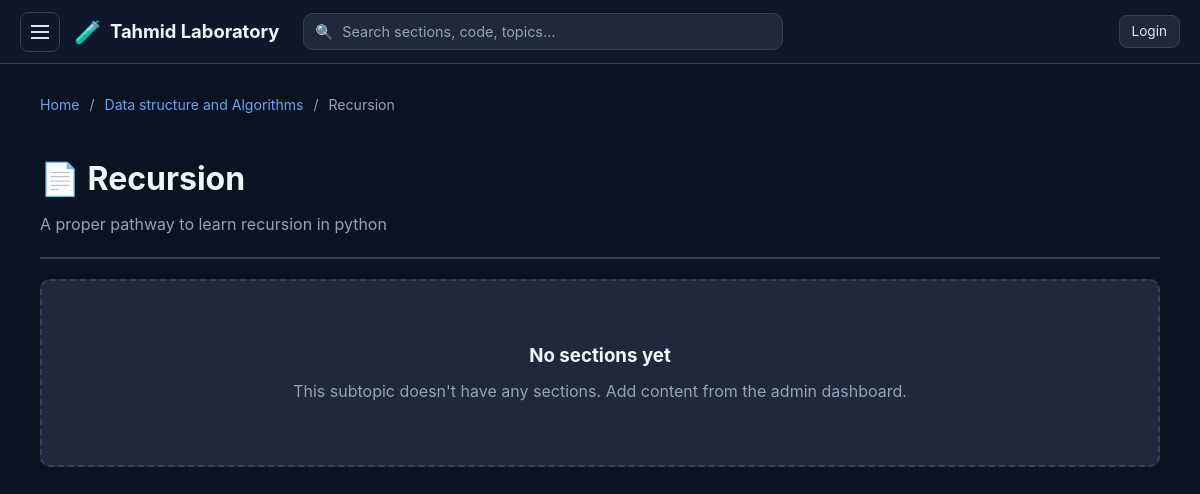
The page /topic/data-structure-and-algorithms/recursion/ on the database its author committed.
### lab/models.py (models this page shows, shortened)
class Topic(models.Model):
    name = models.CharField(max_length=200, unique=True)
    slug = models.SlugField(max_length=200, unique=True, blank=True)
    description = models.TextField(
        blank=True, help_text="Short intro shown on homepage"
    )
    icon = models.CharField(max_length=50, default="📘", help_text="An emoji or icon")
    order = models.IntegerField(default=0, help_text="Lower = appears first")
    created_at = models.DateTimeField(auto_now_add=True)
    updated_at = models.DateTimeField(auto_now=True)
    class Meta:
        ordering = ["order", "name"]
    def get_absolute_url(self):
        return reverse("lab:topic_detail", kwargs={"slug": self.slug})

class SubTopic(models.Model):
    topic = models.ForeignKey(Topic, on_delete=models.CASCADE, related_name="subtopics")
    name = models.CharField(max_length=200)
    slug = models.SlugField(max_length=200, blank=True)
    description = models.TextField(
        blank=True, help_text="Short intro for this subtopic page"
    )
    order = models.IntegerField(default=0, help_text="Lower = appears first")
    created_at = models.DateTimeField(auto_now_add=True)
    updated_at = models.DateTimeField(auto_now=True)
    class Meta:
        ordering = ["order", "name"]
        unique_together = ("topic", "slug")
    def get_absolute_url(self):
        return reverse(
            "lab:subtopic_detail",
            kwargs={
                "topic_slug": self.topic.slug,
                "subtopic_slug": self.slug,
            },
        )

### lab/views.py (the view)
def subtopic_detail(request, topic_slug, subtopic_slug):
    topic = get_object_or_404(Topic, slug=topic_slug)
    subtopic = get_object_or_404(SubTopic, topic=topic, slug=subtopic_slug)
    sections = subtopic.sections.all()
    return render(
        request,
        "lab/subtopic_detail.html",
        {
            "topics": _sidebar_topics(),
            "topic": topic,
            "subtopic": subtopic,
            "sections": sections,
        },
    )

### lab/views.py (called while the page is built)
def _sidebar_topics():
    return (
        Topic.objects.prefetch_related("subtopics")
        .annotate(subtopic_count=Count("subtopics", distinct=True))
        .all()
    )

### lab/templates/lab/subtopic_detail.html (shortened to what this page needs)
{% extends 'lab/base.html' %}
{% block content %}
<div class="breadcrumb">
    <a href="{% url 'lab:home' %}">Home</a>
    <span>/</span>
    <a href="{{ topic.get_absolute_url }}">{{ topic.name }}</a>
    <span>/</span>
    {{ subtopic.name }}
</div>
<div class="topic-header">
    <div>
        <h1>📄 {{ subtopic.name }}</h1>
        {% if subtopic.description %}<p class="topic-desc">{{ subtopic.description }}</p>{% endif %}
    </div>
</div>
{% for section in sections %}
<article class="section-card" id="section-{{ section.id }}">
    <div class="section-head">
        <h2>{{ section.title }}</h2>
        {% if user.is_authenticated %}
        <div class="section-actions">
            <a href="{% url 'lab:section_edit' section.pk %}" class="btn btn-sm">Edit</a>
            <a href="{% url 'lab:section_delete' section.pk %}" class="btn btn-sm btn-danger">Delete</a>
        </div>
        {% endif %}
    </div>
    {% if section.description %}
    <p class="section-desc">{{ section.description|linebreaks }}</p>
    {% endif %}
    {% if section.code %}
    <div class="code-block">
        <div class="code-label">
            <span>{{ section.language|default:"code" }}</span>
            <button class="copy-btn" onclick="copyCode(this)">Copy</button>
        </div>
        <pre><code class="language-{{ section.language }}">{{ section.code }}</code></pre>
    </div>
    {% endif %}
    {% if section.output %}
    <div class="output-block">
        <div class="output-label">Output</div>
        <pre>{{ section.output }}</pre>
    </div>
    {% endif %}
</article>
{% empty %}
<div class="empty-state">
    <h3>No sections yet</h3>
    <p>This subtopic doesn't have any sections. Add content from the admin dashboard.</p>
</div>
{% endfor %}
{% endblock %}

### static/css/style.css (style rules this page uses)
* { box-sizing: border-box; margin: 0; padding: 0; }
:root { --primary: #60a5fa; --primary-dark: #3b82f6; --bg: #0b1220; --bg-alt: #0f172a; --surface: #1e293b; --surface-2: #334155; --border: #334155; --text: #e2e8f0; --text-strong: #f1f5f9; --muted: #94a3b8; --sidebar-bg: #060b16; --sidebar-active: #1e40af; --danger: #f87171; --success: #34d399; --radius: 10px; }
body { font-family: -apple-system, BlinkMacSystemFont, "Segoe UI", Roboto, sans-serif; background: var(--bg); color: var(--text); line-height: 1.6; min-height: 100vh; }
.topic-header { display: flex; justify-content: space-between; align-items: flex-start; padding: 20px 0; margin-bottom: 20px; border-bottom: 2px solid var(--border); gap: 15px; flex-wrap: wrap; }
.topic-header h1 { font-size: 2rem; color: var(--text-strong); }
.topic-desc { color: var(--muted); margin-top: 8px; }
.empty-state { text-align: center; padding: 60px 20px; background: var(--surface); border: 2px dashed var(--border); border-radius: var(--radius); color: var(--muted); grid-column: 1 / -1; }
.empty-state h3 { margin-bottom: 8px; color: var(--text-strong); }
.breadcrumb { font-size: 0.88rem; color: var(--muted); margin-bottom: 16px; }
.breadcrumb a { color: var(--primary); text-decoration: none; }
.breadcrumb span { margin: 0 6px; }

### static/css/dashboard.css (style rules this page uses)
.breadcrumb { font-size: 0.88rem; color: #94a3b8; margin-bottom: 16px; }
.breadcrumb a { color: #60a5fa; text-decoration: none; }
.breadcrumb span { margin: 0 6px; }

### rows shown on the page
Topic: name "Data structure and Algorithms"
SubTopic: name "Recursion", description "A proper pathway to learn recursion in python"
